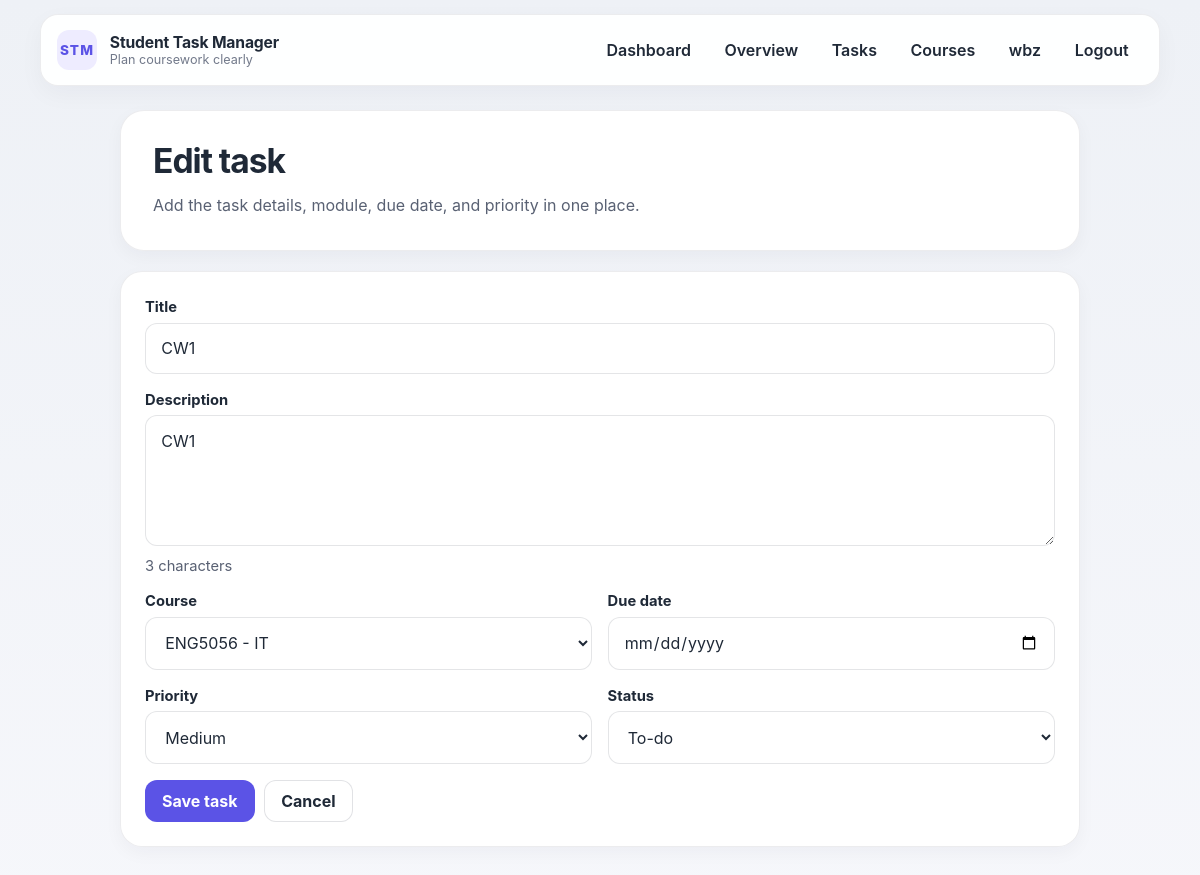
Screenshot of /tasks/1/edit/?next=/tasks/ (signed in) with the database file from the repository.
### core/models.py (models this page shows, shortened)
class Profile(models.Model):
    user = models.OneToOneField(settings.AUTH_USER_MODEL, on_delete=models.CASCADE, related_name='profile')
    display_name = models.CharField(max_length=120, blank=True)
    avatar = models.URLField(blank=True, help_text='Optional image URL for your profile avatar.')
    created_at = models.DateTimeField(auto_now_add=True)

class Task(models.Model):
    class Status(models.TextChoices):
        TODO = 'todo', 'To-do'
        DOING = 'doing', 'Doing'
        DONE = 'done', 'Done'
    class Priority(models.TextChoices):
        LOW = 'low', 'Low'
        MEDIUM = 'medium', 'Medium'
        HIGH = 'high', 'High'
    user = models.ForeignKey(settings.AUTH_USER_MODEL, on_delete=models.CASCADE, related_name='tasks')
    course = models.ForeignKey(Course, on_delete=models.CASCADE, related_name='tasks')
    title = models.CharField(max_length=200)
    description = models.TextField(blank=True)
    status = models.CharField(max_length=10, choices=Status.choices, default=Status.TODO)
    priority = models.CharField(max_length=10, choices=Priority.choices, default=Priority.MEDIUM)
    due_date = models.DateField()
    completed_at = models.DateTimeField(blank=True, null=True)
    created_at = models.DateTimeField(auto_now_add=True)
    updated_at = models.DateTimeField(auto_now=True)
    class Meta:
        ordering = ['due_date', '-updated_at']

### core/views.py (the view, shortened to what this page needs)
# urls.py: path('tasks/<int:pk>/edit/', TaskUpdateView.as_view(), name='task_update'),
class TaskUpdateView(LoginRequiredMixin, OwnerRequiredMixin, NextUrlMixin, UpdateView):
    model = Task
    form_class = TaskForm
    template_name = 'core/task_form.html'
    fallback_url_name = 'task_list'
    def get_form_kwargs(self):
        kwargs = super().get_form_kwargs()
        kwargs['user'] = self.request.user
        return kwargs
    def get_context_data(self, **kwargs):
        context = super().get_context_data(**kwargs)
        context['page_mode'] = 'edit'
        context['next_url'] = self.get_next_url()
        return context

### core/forms.py (shortened to what this page needs)
class TaskForm(StyledFormMixin, forms.ModelForm):
    class Meta:
        model = Task
        fields = ('title', 'description', 'course', 'due_date', 'priority', 'status')
        widgets = {
            'title': forms.TextInput(attrs={'placeholder': 'Input task title'}),
            'description': forms.Textarea(attrs={'rows': 5, 'placeholder': 'Add task context, subtasks, or links', 'maxlength': '1200'}),
            'due_date': forms.DateInput(attrs={'type': 'date'}),
        }
    def __init__(self, *args, **kwargs):
        self.user = kwargs.pop('user', None)
        super().__init__(*args, **kwargs)
        if self.user is not None:
            self.fields['course'].queryset = Course.objects.filter(user=self.user)
        self.apply_styling()

### core/forms.py (called while the page is built)
    def apply_styling(self):
        for field_name, field in self.fields.items():
            css_class = 'form-control'
            if isinstance(field.widget, forms.Select):
                css_class = 'form-select'
            if isinstance(field.widget, forms.CheckboxInput):
                css_class = 'form-check-input'
            field.widget.attrs.setdefault('class', css_class)
            field.widget.attrs.setdefault('autocomplete', 'off')
            if self.errors.get(field_name):
                field.widget.attrs['aria-invalid'] = 'true'

### core/models.py (called while the page is built)
    def __str__(self) -> str:
        return f'{self.code} - {self.title}'

### core/views.py (called while the page is built)
    def test_func(self):
        obj = self.get_object()
        return obj.user == self.request.user

    def get_next_url(self):
        next_url = self.request.POST.get('next') or self.request.GET.get('next')
        if next_url and url_has_allowed_host_and_scheme(next_url, allowed_hosts={self.request.get_host()}):
            return next_url
        return self.get_fallback_url()

### templates/core/task_form.html (shortened to what this page needs)
{% extends 'base.html' %}
{% block content %}
<section class="form-page-shell">
    <div class="hero-copy form-page-header">
        <h1>{% if object %}Edit task{% else %}Create task{% endif %}</h1>
        <p class="hero-text">Add the task details, module, due date, and priority in one place.</p>
    </div>
    <article class="card form-card form-page-card">
        <form method="post" novalidate data-task-form data-page-transition-form>
            <div class="form-grid two-column">
                {% for field in form %}
                    <div class="{% if field.name == 'description' or field.name == 'title' %}span-2{% endif %}">
                        <label for="{{ field.id_for_label }}">{{ field.label }}</label>
                        {{ field }}
                        {% if field.name == 'description' %}<small class="help-text" data-char-count-for="{{ field.id_for_label }}"></small>{% endif %}
                    </div>
                {% endfor %}
            </div>
            <div class="button-row top-gap">
                <button type="submit" class="btn btn-primary">Save task</button>
                <a class="btn btn-ghost" href="{{ next_url }}">Cancel</a>
            </div>
        </form>
    </article>
</section>
{% endblock %}

### templates/base.html (shortened to what this page needs)
{% load static %}
<!DOCTYPE html>
<html lang="en">
<head>
    <link rel="stylesheet" href="{% static 'css/styles.css' %}?v=19">
</head>
<body class="page-transition-shell">
    <header class="site-header">
        <div class="container header-shell">
            <a class="brand" href="{% url 'dashboard' %}">
                <span class="brand-mark">STM</span>
                <span>
                    <strong>Student Task Manager</strong>
                    <small>Plan coursework clearly</small>
                </span>
            </a>
            <nav id="site-nav" class="site-nav" aria-label="Primary">
                <ul>
                    {% if request.user.is_authenticated %}
                        <li><a href="{% url 'dashboard' %}">Dashboard</a></li>
                        <li><a href="{% url 'overview' %}">Overview</a></li>
                        <li><a href="{% url 'task_list' %}">Tasks</a></li>
                        <li><a href="{% url 'course_list' %}">Courses</a></li>
                        <li><a href="{% url 'profile' %}">{{ request.user.profile.display_name|default:request.user.username }}</a></li>
                        <li>
                            <form method="post" action="{% url 'logout' %}" data-confirm-title="Log out?" data-confirm="Do you want to log out of your account now?" data-confirm-confirm="Log out" data-confirm-cancel="Cancel" data-page-transition-form>
                                <button class="link-button" type="submit">Logout</button>
                            </form>
                        </li>
                    {% else %}
                        <li><a href="{% url 'login' %}">Login</a></li>
                        <li><a class="nav-pill guest-register-link" href="{% url 'register' %}">Create account</a></li>
                    {% endif %}
                </ul>
            </nav>
        </div>
    </header>
    <main id="main-content" class="container main-shell page-transition-main">
        {% block content %}{% endblock %}
    </main>
</body>
</html>

### rows the page displays
Task: form "CW1" "CW1" "ENG5056 - IT" "Medium" "To-do"

### other values shown
{{ request.user.profile.display_name|default:request.user.username }} "wbz"
{{ field.label }} "Title" "Description" "Course" "Due date" "Priority" "Status"
